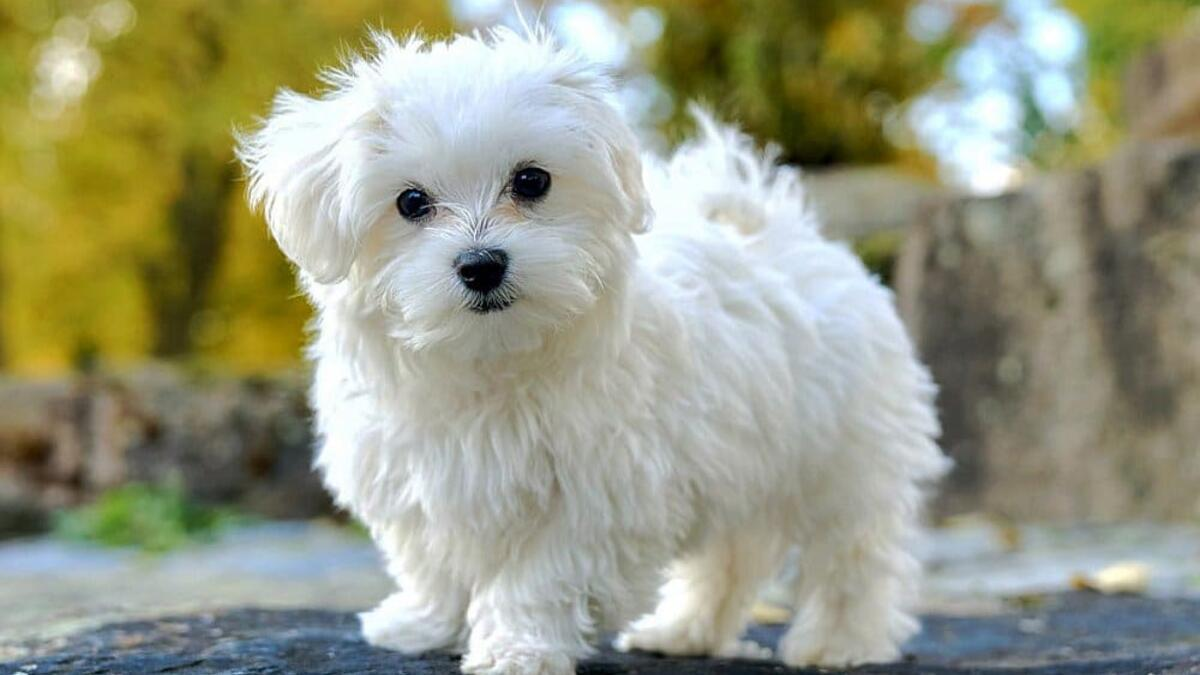
#> input picture 00 - Resources/01 - Photos/Dog1.jpg, 1200 x 675 px, found by its file name
$ python '02 - Basic Fuctions.py'
#> lines starting #> are read from the running program, lines starting #| are printed output that depends on the picture; after the words box and inside, x2 and y2 are one past the last pixel; in counts of white or black regions, pixels touching at a corner belong together
import numpy as np
import cv2

path = "C:/Users/90545/DATA SCIENCE/07 - OpenCV/00 - Resources/01 - Photos/Dog1.jpg"

img = cv2.imread(path)
#> img is the input picture: shape (675, 1200, 3); mean B, G, R 131.6, 154.6, 152.3

imgGray = cv2.cvtColor(img, cv2.COLOR_BGR2GRAY)
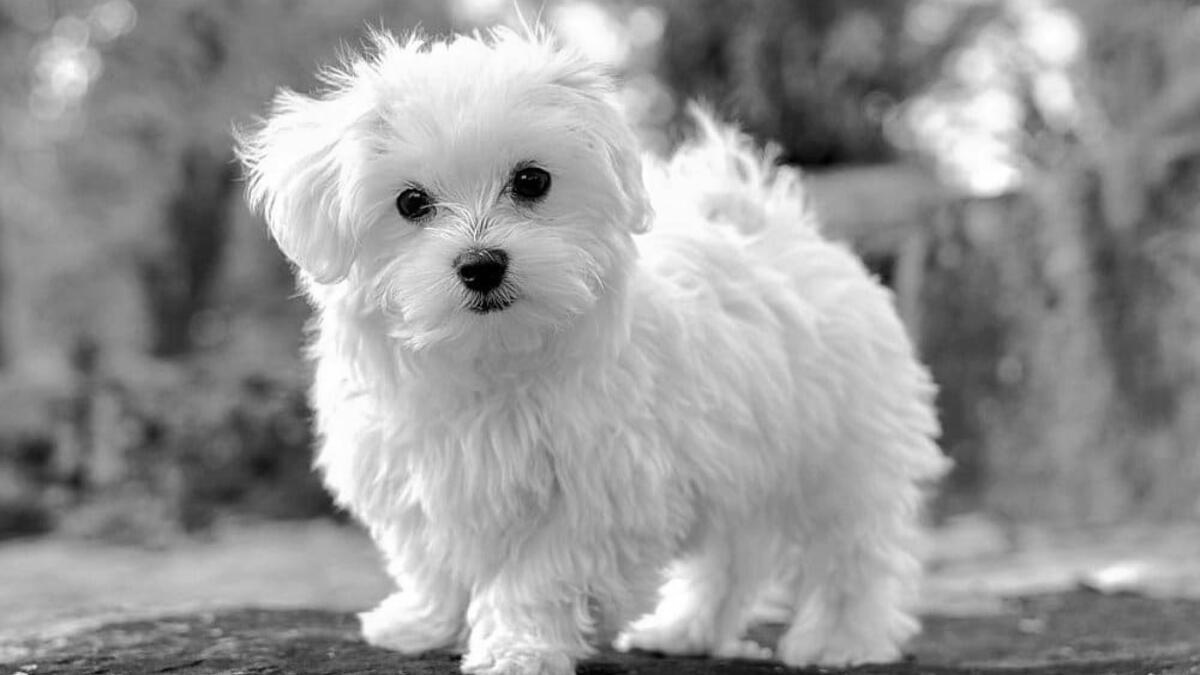
#> imgGray: shape (675, 1200); min 0, max 255, mean 151.3
imgBlur = cv2.GaussianBlur(img, (9, 9), 1)
imgCanny = cv2.Canny(img, 70, 70)
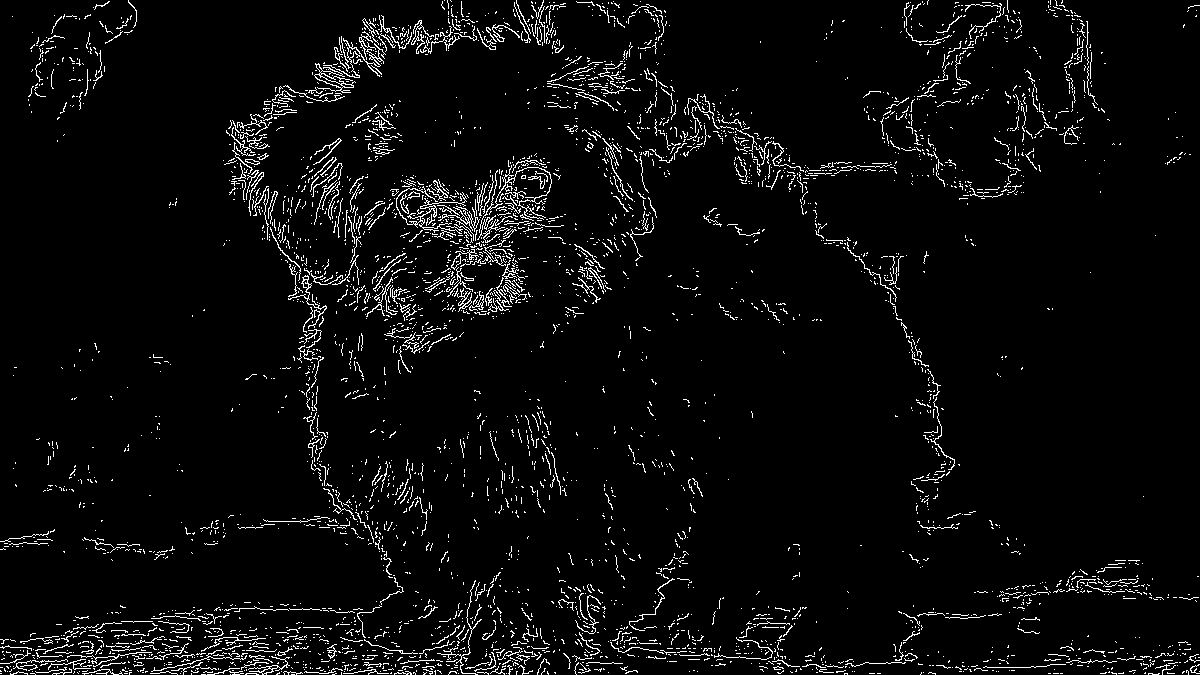
#> imgCanny: shape (675, 1200); 4.3% white in thin lines or dots

kernel = np.ones((5, 5), np.uint8)

imgDialation = cv2.dilate(imgCanny, kernel, iterations=1)
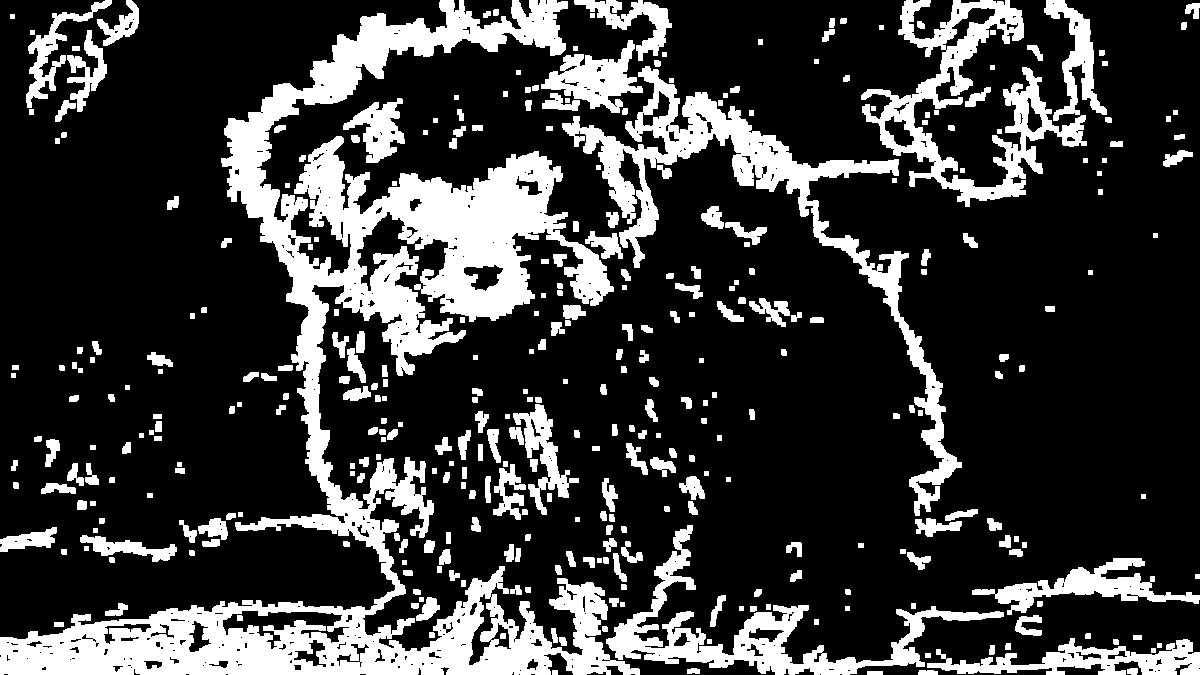
#> imgDialation: shape (675, 1200); 22.6% white; 357 white regions, largest, box (x1, y1, x2, y2) and area: (0, 0, 640, 675) 88372, (562, 66, 962, 516) 18964, (861, 0, 1087, 207) 12274
imgEroded = cv2.erode(imgDialation, kernel, iterations=1)
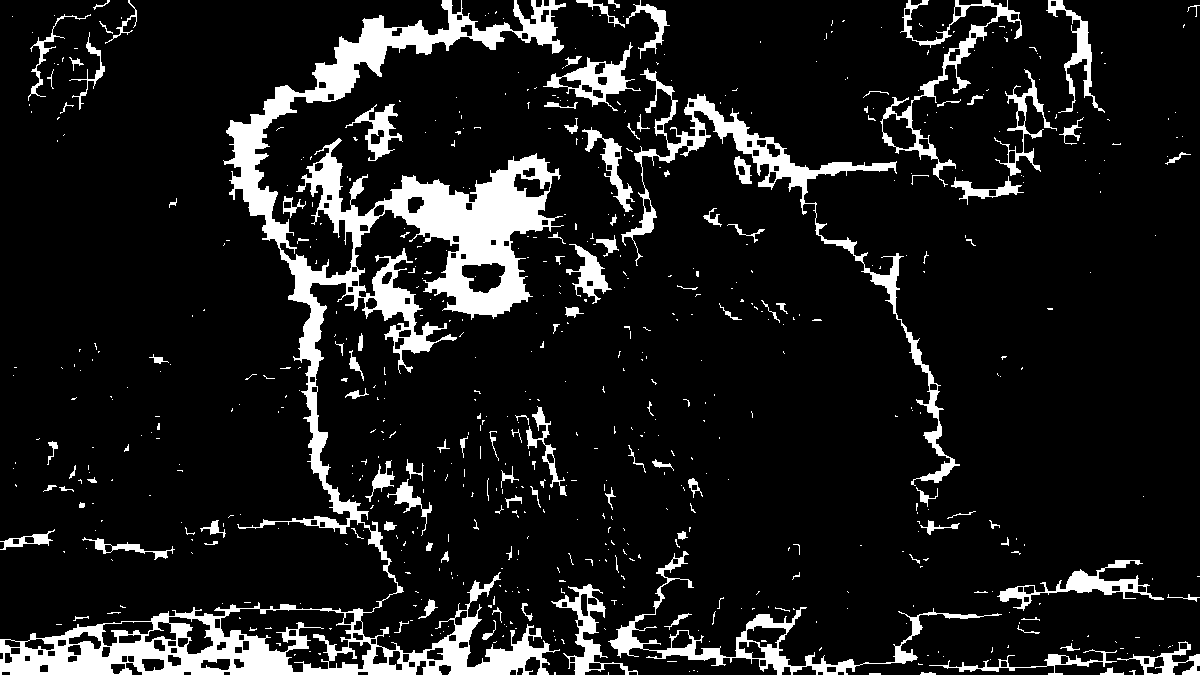
#> imgEroded: shape (675, 1200); 11.3% white; 646 white regions (526 under 20 px), largest, box (x1, y1, x2, y2) and area: (0, 0, 566, 675) 50943, (621, 68, 960, 486) 7945, (608, 551, 1002, 675) 4576


cv2.imshow("img", img)
# [5 lines of commented-out code are left out]

cv2.waitKey(0)

$ run again, with 00 - Resources/01 - Photos/nature.jpg copied over 00 - Resources/01 - Photos/Dog1.jpg
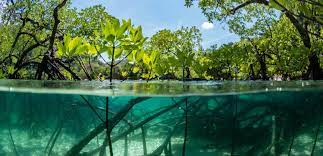
#> input picture 00 - Resources/01 - Photos/nature.jpg, 323 x 156 px, found by its file name
#> img is the input picture: shape (156, 323, 3); mean B, G, R 77.4, 107.2, 69.4
#> `imgCanny = cv2.Canny(img, 70, 70)`:
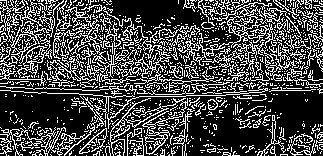
#> imgCanny: shape (156, 323); 28.2% white in thin lines or dots
#> imgDialation: shape (156, 323); 87.8% white; 40 black regions (33 under 20 px), largest, box (x1, y1, x2, y2) and area: (0, 93, 92, 134) 1771, (189, 97, 269, 156) 1397, (268, 92, 323, 137) 1394
#> `imgEroded = cv2.erode(imgDialation, kernel, iterations=1)`:
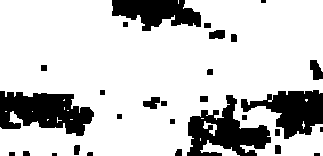
#> imgEroded: shape (156, 323); 79.3% white; 29 black regions (4 under 20 px), largest, box (x1, y1, x2, y2) and area: (0, 91, 94, 136) 2788, (187, 95, 271, 156) 2552, (241, 90, 323, 139) 2159

$ run again, with 00 - Resources/01 - Photos/nature2.jpg copied over 00 - Resources/01 - Photos/Dog1.jpg
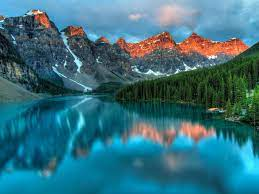
#> input picture 00 - Resources/01 - Photos/nature2.jpg, 259 x 194 px, found by its file name
#> img is the input picture: shape (194, 259, 3); mean B, G, R 125.3, 111.7, 54.9
#> `imgCanny = cv2.Canny(img, 70, 70)`:
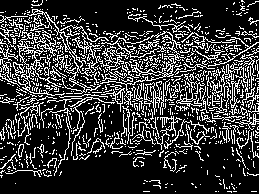
#> imgCanny: shape (194, 259); 22.3% white in thin lines or dots
#> imgDialation: shape (194, 259); 77.1% white; 59 black regions (42 under 20 px), largest, box (x1, y1, x2, y2) and area: (0, 144, 259, 194) 6362, (44, 0, 254, 37) 3207, (32, 130, 67, 152) 354
#> `imgEroded = cv2.erode(imgDialation, kernel, iterations=1)`:
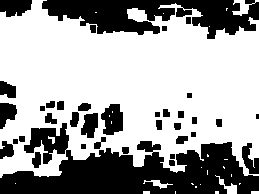
#> imgEroded: shape (194, 259); 64.3% white; 37 black regions (1 under 20 px), largest, box (x1, y1, x2, y2) and area: (0, 123, 259, 194) 9362, (42, 0, 259, 39) 4969, (101, 104, 123, 135) 512
